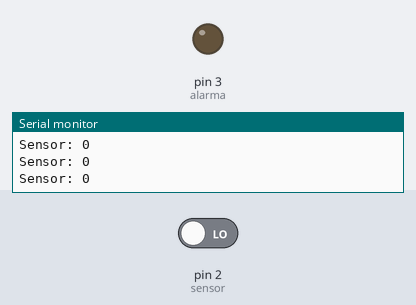
The sketch below on a simulated Arduino Uno, built with avr-gcc and run on an emulated ATmega328P. On the bench: output pins drawn as LEDs (lit = HIGH), the last lines printed to the serial monitor. The test bench sets the inputs (shaded band); at power-on: pin 2 (sensor) LOW.

Above: at 1.2 s.
1.3 s: pin 2 (sensor) driven HIGH
At 1.8 s:
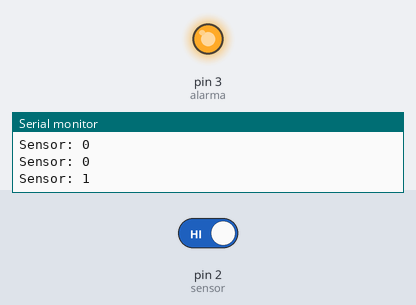
4.3 s: pin 2 (sensor) driven LOW
At 6.7 s:
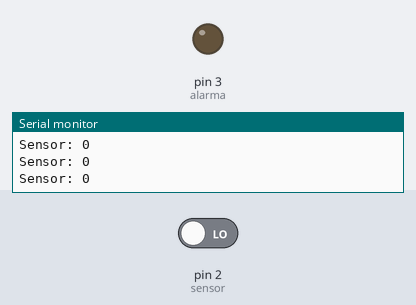
Timing chart, 0 to 8.2 s (numbered marks = the images above; inputs shaded):
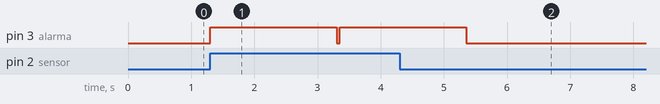

Measured:
- after the input at 1.3 s, pin 3 (alarma): LOW → HIGH at once, → LOW 2.0 s later, → HIGH 0.05 s later
- after the input at 4.3 s, pin 3 (alarma): goes on until 5.4 s, then stays LOW

The sketch:

Sensor_de_movimiento_PIR.ino
```cpp
int alarma = 3;
int sensor = 2;

int valor;  // Guardar si está activado el sensor

void setup() {
  pinMode(alarma,OUTPUT);
  pinMode(sensor,INPUT);
  Serial.begin(9600);
}

void loop() {
  valor = digitalRead(sensor);
  Serial.print("Sensor: ");
  Serial.println(valor);

  if(valor == HIGH){
    digitalWrite(alarma,HIGH);
    delay(2000);
    digitalWrite(alarma,LOW);
  }else{
    digitalWrite(alarma,LOW);
  }

  delay(50);
}
```
